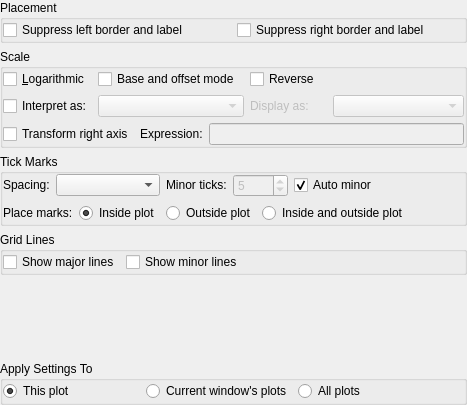
     <widget class="QWidget" name="TabPage" >
      <attribute name="title" >
       <string>Y Axis</string>
      </attribute>
      <layout class="QGridLayout" >
       <property name="leftMargin" >
        <number>0</number>
       </property>
       <property name="topMargin" >
        <number>0</number>
       </property>
       <property name="rightMargin" >
        <number>0</number>
       </property>
       <property name="bottomMargin" >
        <number>0</number>
       </property>
       <item row="5" column="0" >
        <widget class="QGroupBox" name="buttonGroup3_2_4" >
         <property name="title" >
          <string>Apply Settings To</string>
         </property>
         <layout class="QHBoxLayout" >
          <property name="leftMargin" >
           <number>0</number>
          </property>
          <property name="topMargin" >
           <number>0</number>
          </property>
          <property name="rightMargin" >
           <number>0</number>
          </property>
          <property name="bottomMargin" >
           <number>0</number>
          </property>
          <item>
           <widget class="QRadioButton" name="YAxisThisPlot" >
            <property name="text" >
             <string>This plot</string>
            </property>
            <property name="shortcut" >
             <string/>
            </property>
            <property name="checked" >
             <bool>true</bool>
            </property>
           </widget>
          </item>
          <item>
           <widget class="QRadioButton" name="YAxisThisWindow" >
            <property name="text" >
             <string>Current window's plots</string>
            </property>
            <property name="shortcut" >
             <string/>
            </property>
           </widget>
          </item>
          <item>
           <widget class="QRadioButton" name="YAxisAll" >
            <property name="text" >
             <string>All plots</string>
            </property>
           </widget>
          </item>
          <item>
           <spacer>
            <property name="orientation" >
             <enum>Qt::Vertical</enum>
            </property>
            <property name="sizeType" >
             <enum>QSizePolicy::Expanding</enum>
            </property>
            <property name="sizeHint" >
             <size>
              <width>30</width>
              <height>21</height>
             </size>
            </property>
           </spacer>
          </item>
         </layout>
        </widget>
       </item>
       <item row="1" column="0" >
        <widget class="QGroupBox" name="ButtonGroup1_2_2" >
         <property name="sizePolicy" >
          <sizepolicy vsizetype="Fixed" hsizetype="Preferred" >
           <horstretch>0</horstretch>
           <verstretch>0</verstretch>
          </sizepolicy>
         </property>
         <property name="title" >
          <string>Scale</string>
         </property>
         <layout class="QGridLayout" >
          <property name="leftMargin" >
           <number>0</number>
          </property>
          <property name="topMargin" >
           <number>0</number>
          </property>
          <property name="rightMargin" >
           <number>0</number>
          </property>
          <property name="bottomMargin" >
           <number>0</number>
          </property>
          <item row="1" column="0" >
           <widget class="QCheckBox" name="_checkBoxYInterpret" >
            <property name="text" >
             <string>Interpret as:</string>
            </property>
           </widget>
          </item>
          <item row="1" column="1" colspan="3" >
           <widget class="QComboBox" name="_comboBoxYInterpret" >
            <property name="enabled" >
             <bool>false</bool>
            </property>
            <property name="sizePolicy" >
             <sizepolicy vsizetype="Fixed" hsizetype="MinimumExpanding" >
              <horstretch>0</horstretch>
              <verstretch>0</verstretch>
             </sizepolicy>
            </property>
           </widget>
          </item>
          <item row="0" column="0" >
           <widget class="QCheckBox" name="YIsLog" >
            <property name="sizePolicy" >
             <sizepolicy vsizetype="Fixed" hsizetype="Fixed" >
              <horstretch>0</horstretch>
              <verstretch>0</verstretch>
             </sizepolicy>
            </property>
            <property name="text" >
             <string>&amp;Logarithmic</string>
            </property>
           </widget>
          </item>
          <item row="1" column="6" colspan="2" >
           <widget class="QComboBox" name="_comboBoxYDisplay" >
            <property name="enabled" >
             <bool>false</bool>
            </property>
            <property name="sizePolicy" >
             <sizepolicy vsizetype="Fixed" hsizetype="MinimumExpanding" >
              <horstretch>0</horstretch>
              <verstretch>0</verstretch>
             </sizepolicy>
            </property>
           </widget>
          </item>
          <item row="0" column="1" colspan="3" >
           <widget class="QCheckBox" name="_checkBoxYOffsetMode" >
            <property name="text" >
             <string>Base and offset mode</string>
            </property>
           </widget>
          </item>
          <item row="3" column="0" colspan="2" >
           <widget class="QCheckBox" name="_yTransformRight" >
            <property name="text" >
             <string>Transform right axis</string>
            </property>
           </widget>
          </item>
          <item row="1" column="4" colspan="2" >
           <widget class="QLabel" name="_textLabelYDisplayAs" >
            <property name="enabled" >
             <bool>false</bool>
            </property>
            <property name="text" >
             <string>Display as:</string>
            </property>
            <property name="wordWrap" >
             <bool>false</bool>
            </property>
            <property name="buddy" >
             <cstring>_comboBoxYDisplay</cstring>
            </property>
           </widget>
          </item>
          <item row="3" column="2" >
           <widget class="QLabel" name="textLabel3_4" >
            <property name="text" >
             <string>Expression:</string>
            </property>
            <property name="wordWrap" >
             <bool>false</bool>
            </property>
            <property name="buddy" >
             <cstring>_yTransformRightExp</cstring>
            </property>
           </widget>
          </item>
          <item row="3" column="3" colspan="5" >
           <widget class="QLineEdit" name="_yTransformRightExp" >
            <property name="enabled" >
             <bool>false</bool>
            </property>
           </widget>
          </item>
          <item row="0" column="7" >
           <spacer>
            <property name="orientation" >
             <enum>Qt::Vertical</enum>
            </property>
            <property name="sizeType" >
             <enum>QSizePolicy::Expanding</enum>
            </property>
            <property name="sizeHint" >
             <size>
              <width>90</width>
              <height>20</height>
             </size>
            </property>
           </spacer>
          </item>
          <item row="0" column="4" colspan="3" >
           <widget class="QCheckBox" name="_yReversed" >
            <property name="text" >
             <string>Reverse</string>
            </property>
           </widget>
          </item>
         </layout>
        </widget>
       </item>
       <item row="0" column="0" >
        <widget class="QGroupBox" name="buttonGroup16_2" >
         <property name="title" >
          <string>Placement</string>
         </property>
         <layout class="QGridLayout" >
          <property name="leftMargin" >
           <number>0</number>
          </property>
          <property name="topMargin" >
           <number>0</number>
          </property>
          <property name="rightMargin" >
           <number>0</number>
          </property>
          <property name="bottomMargin" >
           <number>0</number>
          </property>
          <item row="0" column="0" >
           <widget class="QCheckBox" name="_suppressLeft" >
            <property name="text" >
             <string>Suppress left border and label</string>
            </property>
           </widget>
          </item>
          <item row="0" column="1" >
           <widget class="QCheckBox" name="_suppressRight" >
            <property name="text" >
             <string>Suppress right border and label</string>
            </property>
           </widget>
          </item>
         </layout>
        </widget>
       </item>
       <item row="3" column="0" >
        <widget class="QGroupBox" name="buttonGroup6_2" >
         <property name="title" >
          <string>Grid Lines</string>
         </property>
         <layout class="QGridLayout" >
          <property name="leftMargin" >
           <number>0</number>
          </property>
          <property name="topMargin" >
           <number>0</number>
          </property>
          <property name="rightMargin" >
           <number>0</number>
          </property>
          <property name="bottomMargin" >
           <number>0</number>
          </property>
          <item row="0" column="0" >
           <widget class="QCheckBox" name="_yMajorGrid" >
            <property name="sizePolicy" >
             <sizepolicy vsizetype="Fixed" hsizetype="Fixed" >
              <horstretch>0</horstretch>
              <verstretch>0</verstretch>
             </sizepolicy>
            </property>
            <property name="text" >
             <string>Show major lines</string>
            </property>
           </widget>
          </item>
          <item row="0" column="1" >
           <widget class="QCheckBox" name="_yMinorGrid" >
            <property name="sizePolicy" >
             <sizepolicy vsizetype="Fixed" hsizetype="Fixed" >
              <horstretch>0</horstretch>
              <verstretch>0</verstretch>
             </sizepolicy>
            </property>
            <property name="text" >
             <string>Show minor lines</string>
            </property>
           </widget>
          </item>
          <item row="0" column="2" >
           <spacer>
            <property name="orientation" >
             <enum>Qt::Horizontal</enum>
            </property>
            <property name="sizeType" >
             <enum>QSizePolicy::Expanding</enum>
            </property>
            <property name="sizeHint" >
             <size>
              <width>190</width>
              <height>20</height>
             </size>
            </property>
           </spacer>
          </item>
         </layout>
        </widget>
       </item>
       <item row="2" column="0" >
        <widget class="QGroupBox" name="buttonGroup18" >
         <property name="title" >
          <string>Tick Marks</string>
         </property>
         <layout class="QGridLayout" >
          <property name="leftMargin" >
           <number>0</number>
          </property>
          <property name="topMargin" >
           <number>0</number>
          </property>
          <property name="rightMargin" >
           <number>0</number>
          </property>
          <property name="bottomMargin" >
           <number>0</number>
          </property>
          <item row="0" column="0" >
           <widget class="QLabel" name="textLabel5" >
            <property name="sizePolicy" >
             <sizepolicy vsizetype="Fixed" hsizetype="Fixed" >
              <horstretch>0</horstretch>
              <verstretch>0</verstretch>
             </sizepolicy>
            </property>
            <property name="text" >
             <string>Spacing:</string>
            </property>
            <property name="wordWrap" >
             <bool>false</bool>
            </property>
            <property name="buddy" >
             <cstring>_yMajorTickSpacing</cstring>
            </property>
           </widget>
          </item>
          <item row="0" column="3" >
           <widget class="QLabel" name="textLabel3_2_2" >
            <property name="sizePolicy" >
             <sizepolicy vsizetype="Fixed" hsizetype="Fixed" >
              <horstretch>0</horstretch>
              <verstretch>0</verstretch>
             </sizepolicy>
            </property>
            <property name="text" >
             <string>Minor ticks:</string>
            </property>
            <property name="wordWrap" >
             <bool>false</bool>
            </property>
            <property name="buddy" >
             <cstring>_yMinorTicks</cstring>
            </property>
           </widget>
          </item>
          <item row="0" column="4" colspan="2" >
           <widget class="QSpinBox" name="_yMinorTicks" >
            <property name="enabled" >
             <bool>false</bool>
            </property>
            <property name="maximum" >
             <number>50</number>
            </property>
            <property name="value" >
             <number>5</number>
            </property>
           </widget>
          </item>
          <item row="0" column="6" >
           <widget class="QCheckBox" name="_yMinorTicksAuto" >
            <property name="sizePolicy" >
             <sizepolicy vsizetype="Fixed" hsizetype="Fixed" >
              <horstretch>0</horstretch>
              <verstretch>0</verstretch>
             </sizepolicy>
            </property>
            <property name="text" >
             <string>Auto minor</string>
            </property>
            <property name="checked" >
             <bool>true</bool>
            </property>
           </widget>
          </item>
          <item row="1" column="0" colspan="2" >
           <widget class="QLabel" name="textLabel4_3" >
            <property name="text" >
             <string>Place marks:</string>
            </property>
            <property name="wordWrap" >
             <bool>false</bool>
            </property>
           </widget>
          </item>
          <item row="0" column="7" colspan="2" >
           <spacer>
            <property name="orientation" >
             <enum>Qt::Vertical</enum>
            </property>
            <property name="sizeType" >
             <enum>QSizePolicy::Expanding</enum>
            </property>
            <property name="sizeHint" >
             <size>
              <width>70</width>
              <height>20</height>
             </size>
            </property>
           </spacer>
          </item>
          <item row="1" column="2" >
           <widget class="QRadioButton" name="_yMarksInsidePlot" >
            <property name="text" >
             <string>Inside plot</string>
            </property>
            <property name="checked" >
             <bool>true</bool>
            </property>
           </widget>
          </item>
          <item row="1" column="3" colspan="2" >
           <widget class="QRadioButton" name="_yMarksOutsidePlot" >
            <property name="text" >
             <string>Outside plot</string>
            </property>
           </widget>
          </item>
          <item row="1" column="5" colspan="3" >
           <widget class="QRadioButton" name="_yMarksInsideAndOutsidePlot" >
            <property name="text" >
             <string>Inside and outside plot</string>
            </property>
           </widget>
          </item>
          <item row="1" column="8" >
           <spacer>
            <property name="orientation" >
             <enum>Qt::Vertical</enum>
            </property>
            <property name="sizeType" >
             <enum>QSizePolicy::Expanding</enum>
            </property>
            <property name="sizeHint" >
             <size>
              <width>50</width>
              <height>20</height>
             </size>
            </property>
           </spacer>
          </item>
          <item row="0" column="1" colspan="2" >
           <widget class="QComboBox" name="_yMajorTickSpacing" />
          </item>
         </layout>
        </widget>
       </item>
       <item row="4" column="0" >
        <spacer>
         <property name="orientation" >
          <enum>Qt::Vertical</enum>
         </property>
         <property name="sizeType" >
          <enum>QSizePolicy::Expanding</enum>
         </property>
         <property name="sizeHint" >
          <size>
           <width>20</width>
           <height>80</height>
          </size>
         </property>
        </spacer>
       </item>
      </layout>
     </widget>
